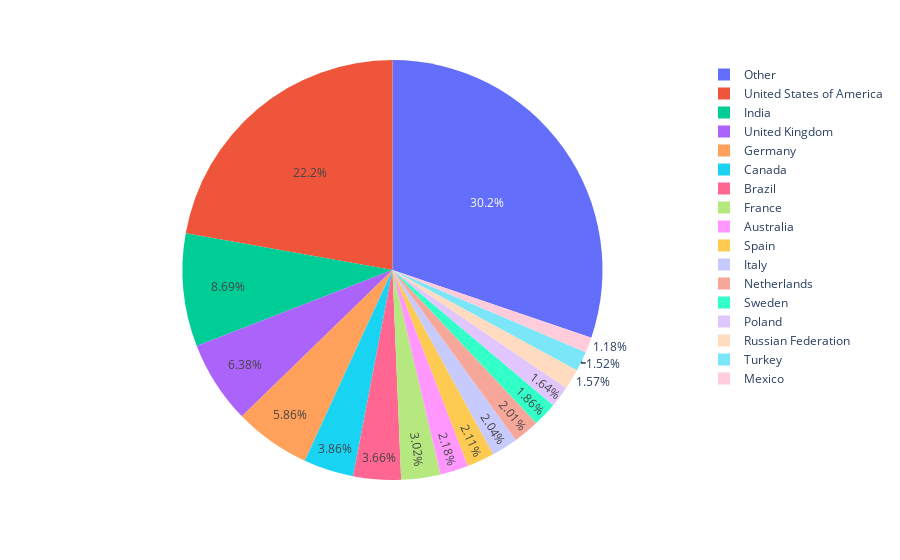

Here is the notebook cell this chart was saved with:
### Code cell
import plotly.express as px

fig = px.pie(countries_csv, values='Count', names='Country')
fig.show()

### Figure 1 — Plotly figure (JSON) as saved in the notebook; plotly's stock layout.template omitted (floating-point values rounded to 4 significant figures)
{"data": [{"domain": {"x": [0, 1], "y": [0, 1]}, "hovertemplate": "Country=%{label}<br>Count=%{value}<extra></extra>", "labels": ["Other", "United States of America", "India", "United Kingdom", "Germany", "Canada", "Brazil", "France", "Australia", "Spain", "Italy", "Netherlands", "Sweden", "Poland", "Russian Federation", "Turkey", "Mexico"], "legendgroup": "", "name": "", "showlegend": true, "type": "pie", "values": [5611, 4123, 1613, 1185, 1089, 716, 680, 560, 404, 392, 378, 374, 345, 304, 291, 283, 220]}], "layout": {"legend": {"tracegroupgap": 0}, "margin": {"t": 60}}}
